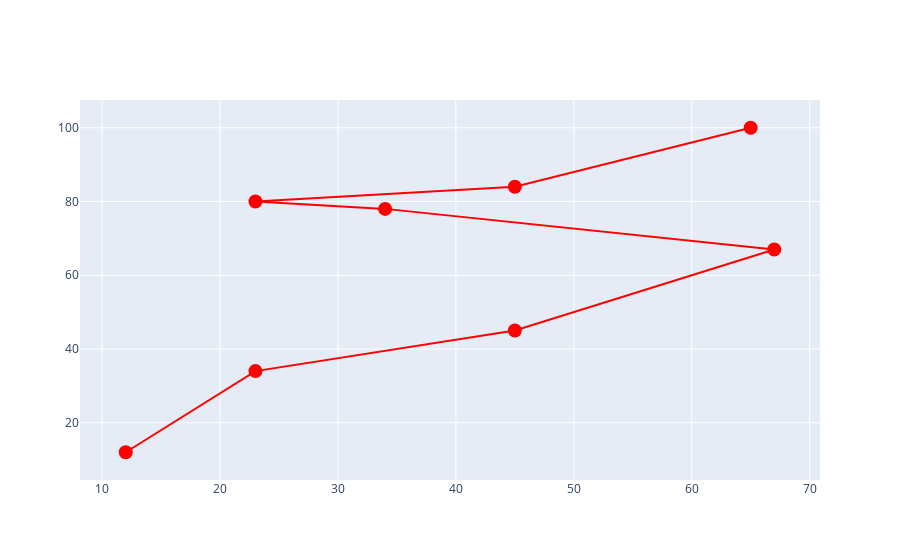

Here is the notebook cell this chart was saved with:
### Code cell
fig = go.Figure(
    data = go.Scatter(x = x, y = y, 
                      mode = "markers+lines", 
                      marker = dict(color = "red", size = 14),
                      hoverinfo = "y"),
)
fig.show()

### Figure 1 — Plotly figure (JSON) as saved in the notebook; plotly's stock layout.template omitted (floating-point values rounded to 4 significant figures)
{"data": [{"hoverinfo": "y", "marker": {"color": "red", "size": 14}, "mode": "markers+lines", "type": "scatter", "x": [12, 23, 45, 67, 34, 23, 45, 65], "y": [12, 34, 45, 67, 78, 80, 84, 100]}], "layout": {"autosize": true, "xaxis": {"autorange": true, "range": [8.143, 70.86], "type": "linear"}, "yaxis": {"autorange": true, "range": [1.19, 110.8], "type": "linear"}}}
